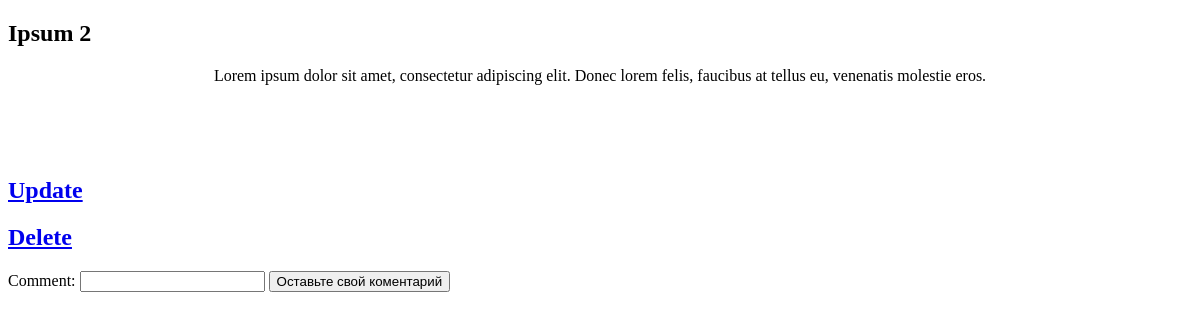
The app's page /2/, older data.
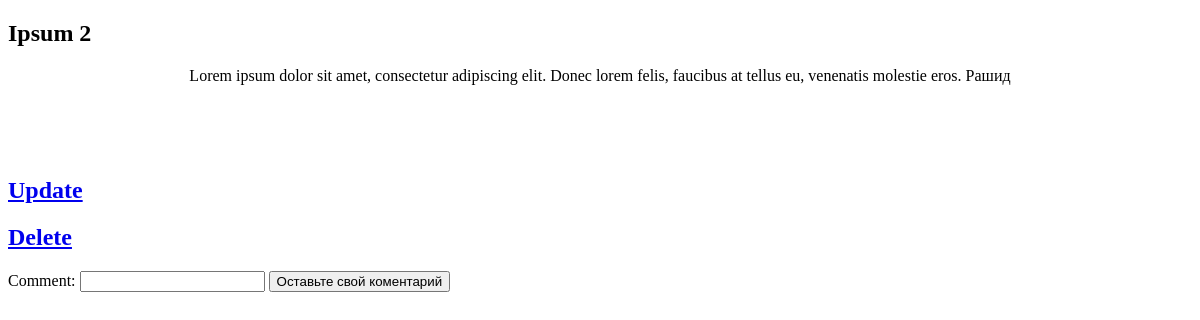
The same page, newer data.
### bookingem/models.py (models this page shows, shortened)
class Books(models.Model):
    title = models.CharField(max_length=255)
    description = models.TextField()

### bookingem/views.py (the view)
# urls.py: path('<int:id>/', views.BookDetailView.as_view(), name='book-detail'),
class BookDetailView(DetailView):
    template_name = 'books/book_detail.html'
    def get_object(self, **kwargs):
        id_ = self.kwargs.get("id")
        return get_object_or_404(models.Books, id=id_)

### templates/books/book_detail.html (shortened to what this page needs)
<!DOCTYPE html>
<html lang="en">
<head>
</head>
<body>
<div>
  <h2>{{ object.title }}</h2>
  <center>{{ object.description }}</center>
    <br><br><br><br>
    <h2><a href="/{{ object.pk }}/update">Update</a></h2>
    <h2><a href="/{{ object.pk }}/delete">Delete</a></h2>
</div>
<form action="comment/" method="POST">
            <label>
                Comment:
                <input name="text" type="text">
            </label>
            <input value="Оставьте свой коментарий" type="submit">
</form>
</body>
</html>

Row changes from the older to the newer data that the page shows:
changed Books "Ipsum 2": description "Lorem ipsum dolor sit amet, consectetur adipiscing elit. Donec lorem felis, faucibus at tellus eu, venenatis molestie eros." → "Lorem ipsum dolor sit amet, consectetur adipiscing elit. Donec lorem felis, faucibus at tellus eu, venenatis molestie eros. Рашид"
